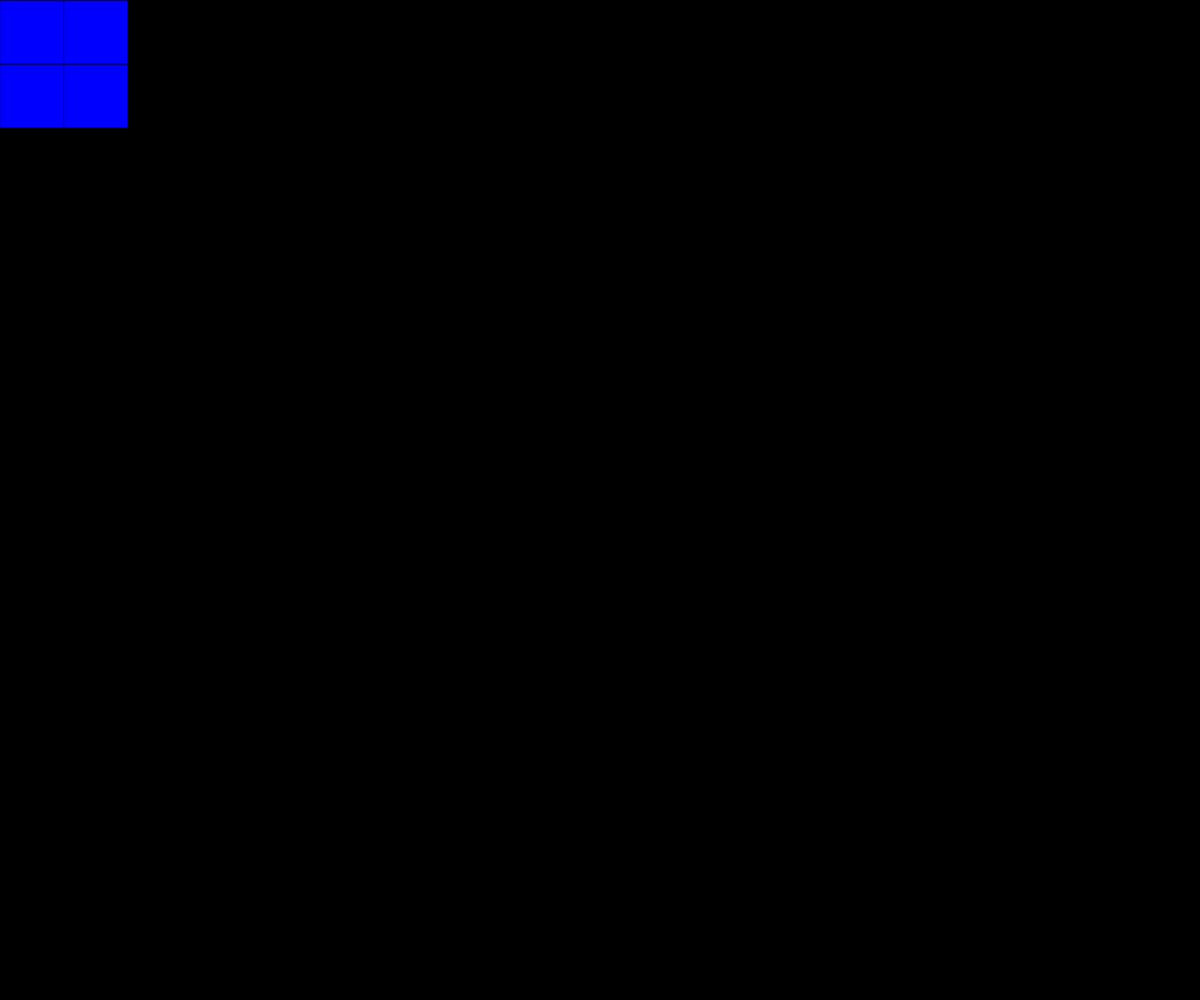
Frame 1 (no input)
Frame 60 (no input): identical to frame 1, image omitted
Frame 120 (the mouse pressed at the canvas centre since frame 60): identical to frame 1, image omitted

The p5.js sketch that drew this single still picture (run headless with seeded random() and noise() and a simulated clock; from frame 60 on, the mouse is pressed at the canvas centre):

// p5.js sketch
// ── sketch.js
// Project Title
// Your Name
// Date
//
// Extra for Experts:
// - describe what you did to take this project "above and beyond"
let gridSize = 2;
let tileSize = 64;
let grid;

function setup() {
  createCanvas(windowWidth, windowHeight);
  grid = setupGrid(gridSize);
}

function draw() {
  background(0);
  drawGrid(grid);
}

function setupGrid(gridSize) {
  let grid = [];
  for (let y = 0; y < gridSize; y++) {
    grid.push([]);
    for (let x = 0; x < gridSize; x++) {
      grid[y].push(false);
    }
  }
  return grid;
}

function drawGrid(grid) {
  for (let y in grid) {
    for (let x in grid[y]) {
      if (grid[y][x]) {
        fill("red");
      }
      else {
        fill("blue");
      }
      square(x * tileSize, y * tileSize, tileSize);
    }
  }
}

function toggleCells(grid, x, y) {
  grid[y][x] = !grid[y][x];
  if (y > 0) {
    grid[y - 1][x] = !grid[y - 1][x];
  }
  if (y < gridSize -1) {
    grid[y + 1][x] = !grid[y + 1][x];
  }
  if (x > 0) {
    grid[y][x - 1] = !grid[y][x - 1];
  }
  if (x < gridSize -1) {
    grid[y][x + 1] = !grid[y][x + 1];
  }
}

function mouseClicked() {
  let x = Math.floor(mouseX / tileSize);
  let y = Math.floor(mouseY / tileSize);

  toggleCells(grid, x, y);
  if (!grid.flat().includes(false)) {
    gridSize++;
    grid = setupGrid(gridSize);
  }
}
